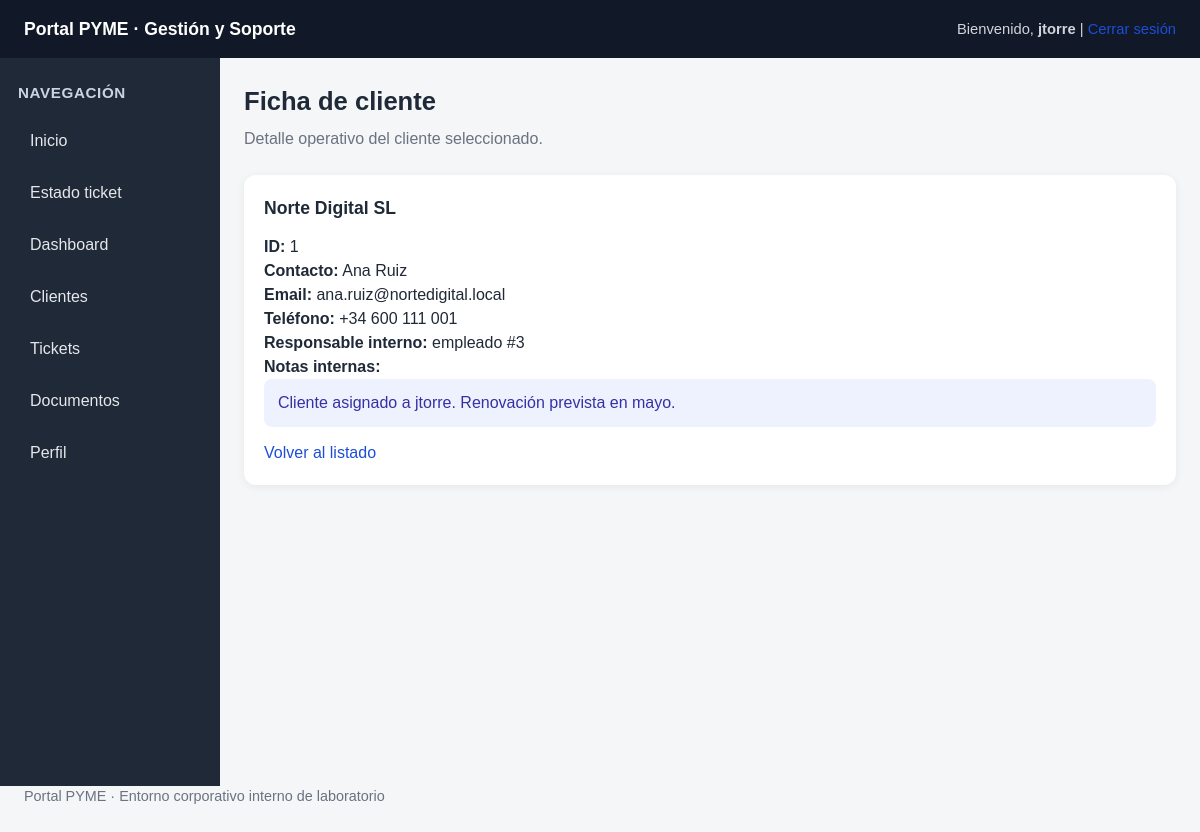
Page /cliente_detalle.php (signed in) on the committed database.
### tables this page shows
CREATE TABLE clientes (
    id INT AUTO_INCREMENT PRIMARY KEY,
    empresa VARCHAR(120) NOT NULL,
    nombre VARCHAR(120) NOT NULL,
    email VARCHAR(120) NOT NULL,
    telefono VARCHAR(40) NOT NULL,
    owner_id INT NOT NULL,
    notas TEXT,
    FOREIGN KEY (owner_id) REFERENCES empleados(id)
);

### cliente_detalle.php (the view, shortened to what this page needs)
<?php
include 'config/db.php';
include 'includes/header.php';
include 'includes/sidebar.php';
$id = $_GET['id'] ?? '1';
$query = "SELECT * FROM clientes WHERE id = $id";
$result = $conn->query($query);
$cliente = $result->fetch_assoc();
?>
<section class="page-header">
    <h2>Ficha de cliente</h2>
    <p>Detalle operativo del cliente seleccionado.</p>
</section>
<div class="card">
    <?php if ($cliente): ?>
        <h3><?php echo htmlspecialchars($cliente['empresa']); ?></h3>
        <p><strong>ID:</strong> <?php echo $cliente['id']; ?></p>
        <p><strong>Contacto:</strong> <?php echo htmlspecialchars($cliente['nombre']); ?></p>
        <p><strong>Email:</strong> <?php echo htmlspecialchars($cliente['email']); ?></p>
        <p><strong>Teléfono:</strong> <?php echo htmlspecialchars($cliente['telefono']); ?></p>
        <p><strong>Responsable interno:</strong> empleado #<?php echo htmlspecialchars($cliente['owner_id']); ?></p>
        <p><strong>Notas internas:</strong></p>
        <div class="notice"><?php echo nl2br(htmlspecialchars($cliente['notas'])); ?></div>
        <p><a href="/clientes.php">Volver al listado</a></p>
    <?php else: ?>
        <div class="notice">Cliente no encontrado</div>
    <?php endif; ?>
</div>
<?php include 'includes/footer.php'; ?>

### assets/css/style.css (style rules this page uses)
* { box-sizing: border-box; margin: 0; padding: 0; }
html, body { font-family: Arial, Helvetica, sans-serif; background: #f4f6f8; color: #1f2937; line-height: 1.5; }
body { min-width: 0; }
a { text-decoration: none; color: #1d4ed8; }
.page-header { margin-bottom: 24px; }
.page-header h2 { font-size: 1.6rem; margin-bottom: 6px; }
.page-header p { color: #6b7280; }
.card { background: white; border-radius: 12px; padding: 20px; margin-bottom: 20px; box-shadow: 0 2px 10px rgba(0,0,0,0.06); overflow-x: auto; }
.card h3 { margin-bottom: 14px; font-size: 1.1rem; }
.notice { padding: 12px 14px; border-radius: 8px; margin-bottom: 14px; background: #eef2ff; color: #3730a3; }

### rows in the picture
clientes: empresa "Norte Digital SL", id "1", nombre "Ana Ruiz", email "ana.ruiz@nortedigital.local", telefono "+34 600 111 001", owner "3", notas "Cliente asignado a jtorre. Renovación prevista en mayo."

### other values in the picture
$_SESSION['username'] "jtorre"
